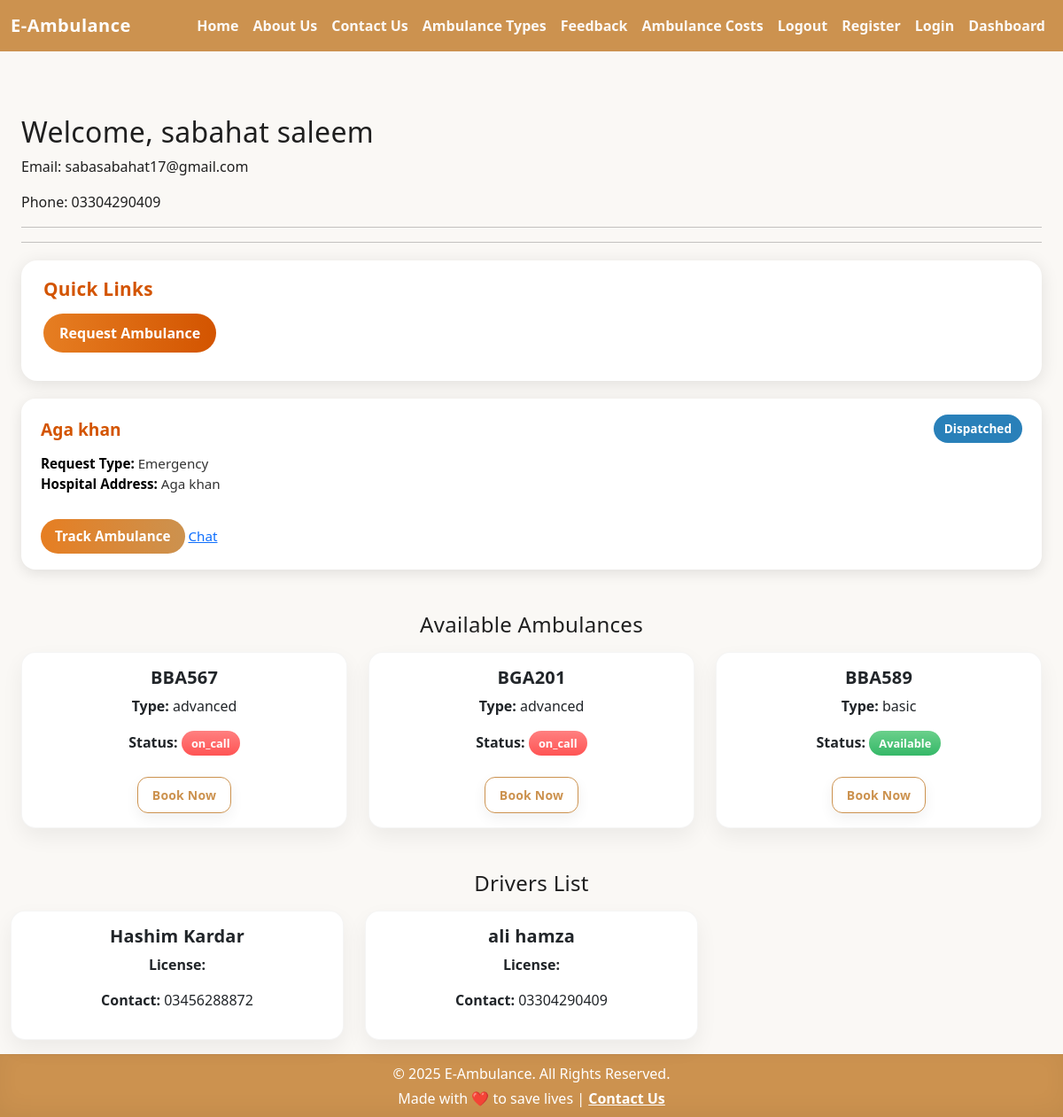
Page /home (signed in) on the earlier database version.
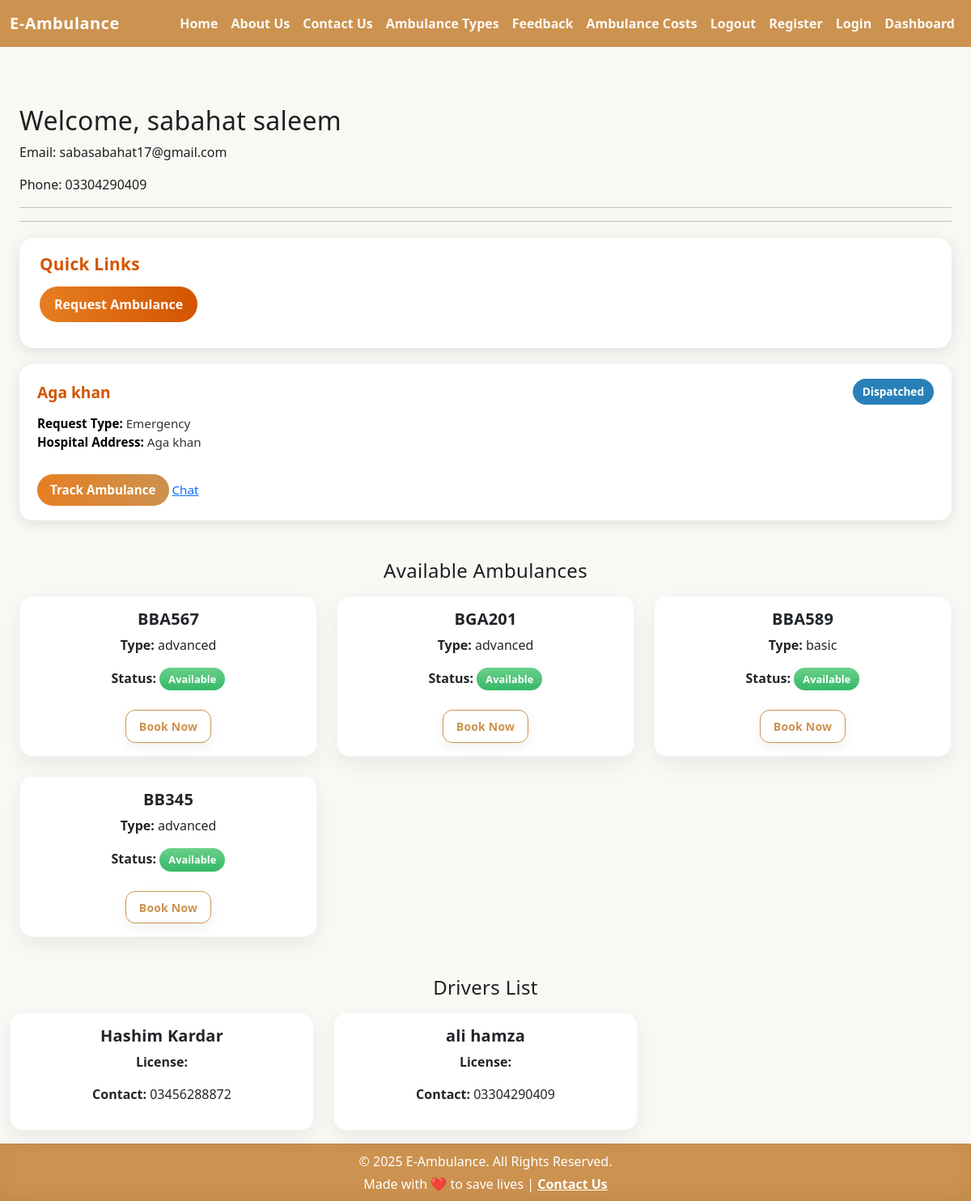
Same page on the later database version.
### ambulance/models.py (models this page shows, shortened)
class EmergencyRequest(models.Model):
    user = models.ForeignKey(User, on_delete=models.CASCADE)
    ambulance = models.ForeignKey(Ambulance, on_delete=models.CASCADE, null=True, blank=True)
    request_time = models.DateTimeField(auto_now_add=True)  # already hai
    expiry_time = models.DateTimeField(null=True, blank=True)
    created_at = models.DateTimeField(auto_now_add=True)  # 👈 yeh add karo
    status = models.CharField(
        max_length=20,
        choices=[
            ('pending', 'Pending'),
            ('accepted', 'Accepted'),
            ('completed', 'Completed'),
            ('expired', 'Expired'),
        ],
        default='pending'
    )
    pickup_address = models.CharField(max_length=255, null=True, blank=True)
    hospital_name = models.CharField(max_length=255, null=True, blank=True)
    hospital_address = models.CharField(max_length=255, null=True, blank=True)
    request_type = models.CharField(
        max_length=50,
        choices=[('emergency', 'Emergency'), ('normal', 'Normal')],
        default='emergency'
    )

class Ambulance(models.Model):
    AMBULANCE_STATUS = [
        ("available", "Available"),
        ("on_call", "On Call"),
        ("maintenance", "Maintenance"),
    ]
    EQUIPMENT_LEVELS = [
        ("basic", "Basic"),
        ("advanced", "Advanced"),
    ]
    ambulanceid = models.AutoField(primary_key=True)
    vehicle_number = models.CharField(max_length=50, unique=True)
    equipment_level = models.CharField(max_length=10, choices=EQUIPMENT_LEVELS)
    current_status = models.CharField(max_length=15, choices=AMBULANCE_STATUS, default="available")

class Driver(models.Model):
    driverid = models.AutoField(primary_key=True)
    firstname = models.CharField(max_length=100)
    lastname = models.CharField(max_length=100)
    phonenumber = models.CharField(max_length=15)

### ambulance/views.py (the view)
# urls.py: 2. Add a URL to urlpatterns:  path('', views.home, name='home')
def home(request):
    user_id = request.session.get("user_id")
    if not user_id:
        return redirect("login")
    try:
        user = User.objects.get(pk=user_id)
    except User.DoesNotExist:
        return redirect("login")
    requests = EmergencyRequest.objects.filter(user=user).order_by("-created_at")
    ambulances = Ambulance.objects.all()
    drivers = Driver.objects.all()
    return render(request, "home.html", {
        "user": user,
        "requests": requests,
        "ambulances": ambulances,
        "drivers": drivers
    })

### ambulance/templates/home.html (shortened to what the changed rows need)
<!DOCTYPE html>
<html lang="en">
<head>
  <link rel="stylesheet" href="https://cdn.jsdelivr.net/npm/bootstrap@5.3.0/dist/css/bootstrap.min.css">
</head>
<body>
  <div class="container mt-4">
  {% block content %}
  <div class="container mt-5">
    <h2>Welcome, {{ user.firstname }} {{ user.lastname }} </h2>
  {% for req in requests %}
  <div class="request-card mb-4">
    <div class="request-header">
      <h5 class="hospital-name">{{ req.hospital_name }}</h5>
      <span class="status-badge {{ req.status|lower }}">
        {{ req.status }}
      </span>
    </div>
    <div class="request-body">
      <p>
        <strong>Request Type:</strong> {{ req.request_type|title }} <br>
        <strong>Hospital Address:</strong> {{ req.hospital_address }}
      </p>
      <a href="{% url 'track_request' req.id %}" class="track-btn">
         Track Ambulance
      </a>
      <a href="{% url 'chat_view' req.id %}">Chat</a>
    </div>
  </div>
{% empty %}
  <p>No emergency requests yet.</p>
{% endfor %}
<div class="row g-4">
  {% for ambulance in ambulances %}
    <div class="col-md-4">
      <div class="card shadow text-center h-100">
        <div class="card-body">
          <h5 class="card-title">{{ ambulance.vehicle_number }}</h5>
          <p><strong>Type:</strong> {{ ambulance.equipment_level }}</p>
          <p>
            <strong>Status:</strong>
            {% if ambulance.current_status|lower == 'available' %}
              <span class="badge bg-success">Available</span>
            {% else %}
              <span class="badge bg-danger">{{ ambulance.current_status }}</span>
            {% endif %}
          </p>
          <a href="{% url 'emergency_request' %}"
             class="btn btn-outline-primary btn-sm mt-2">
             Book Now
          </a>
        </div>
      </div>
    </div>
  {% empty %}
    <p class="text-muted">No ambulances available at the moment.</p>
  {% endfor %}
</div>
  </div>
    <div class="row g-4">
      {% for driver in drivers %}
        <div class="col-md-4">
          <div class="card shadow text-center h-100">
            <div class="card-body">
              <h5 class="card-title">{{ driver.firstname }} {{ driver.lastname }}</h5>
              <p><strong>License:</strong> {{ driver.license_number }}</p>
              <p><strong>Contact:</strong> {{ driver.phonenumber }}</p>
            </div>
          </div>
        </div>
      {% empty %}
        <p class="text-muted">No drivers available at the moment.</p>
      {% endfor %}
    </div>
  </div>
  {% endblock %}
</body>
</html>

Differences in the rows shown:
changed Ambulance "BBA567": current_status "on_call" → (not shown); now shows "Available"
changed Ambulance "BGA201": current_status "on_call" → (not shown); now shows "Available"
added Ambulance: vehicle_number "BB345", equipment_level "advanced", current_status "Available"
